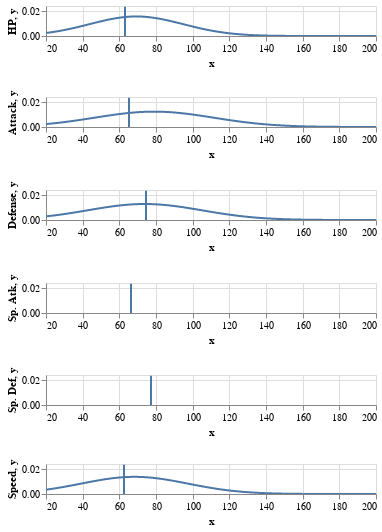

Here is the notebook cell this chart was saved with:
### Code cell
from scipy.stats import norm
from typing import Optional
from functools import reduce
Vcat = lambda R,S: R & S
Ocat = lambda C,D: C + D

class PokeDescribe: 
    def __init__(self, datf: pd.DataFrame): 
        self.HEIGHT = 30
        self.WIDTH = 330
        self.xlim = (20, 200)
        self.stats = ['HP', 'Attack', 'Defense', 
                      'Sp. Atk', 'Sp. Def', 'Speed']
        self.df = datf
        self.x = np.linspace(self.xlim[0], self.xlim[1], 1000)
        self.gaussians = {name: norm(loc=self.df[name].mean(), 
                                     scale=self.df[name].std()) 
                          for name in self.stats}
        self.bells = pd.DataFrame({**{'x': self.x}, 
                                   **{name: self.gaussians[name].pdf(self.x) 
                                      for name in self.stats}})
        self.C = alt.Chart(self.bells, 
                           height=self.HEIGHT, 
                           width=self.WIDTH
                          ).mark_line().encode(
            x='x')
        self.charts = {name: self.C.encode(y=name) for name in self.stats}
        self.BellCurves = reduce(Vcat, [self.charts[name] for name in self.stats])

class PokeDescribeNAME(PokeDescribe): 
    def __init__(self, datf: pd.DataFrame, Name: str): 
        super().__init__(datf)
        self.PSI = 50
        self.name = Name
        self.y_max = 1.5 * max([max(ls) for ls in [self.gaussians[st].pdf(self.x) for st in self.stats]])
        self.y = pd.DataFrame({'y': np.linspace(0, self.y_max, self.PSI)})
        self.D = alt.Chart(self.y).mark_line().encode(y='y')
        self.means = {st: self.df[self.df.Name==self.name][st].mean() for st in self.stats}
        self.Dcharts = {st: self.D.encode(x=alt.value(self.means[st]))
                        for st in self.stats}
        self.SHOW = reduce(Vcat, [self.charts[st] + self.Dcharts[st] for st in self.stats])

blastoise = PokeDescribeNAME(df6, "Blastoise")

['Sp. Atk', 'Sp. Def']
blastoise.SHOW

### Figure 1 — Vega-Lite specification as saved in the notebook (floating-point values rounded to 4 significant figures; data arrays with more than 128 entries replaced by an {"elided": "..."} marker saying what was removed)
{"$schema": "https://vega.github.io/schema/vega-lite/v2.6.0.json", "config": {"view": {"height": 300, "width": 400}}, "datasets": {"data-365cd8ed6ecc557638ed53e343feadd3": [{"y": 0}, {"y": 0.0004783}, {"y": 0.0009565}, {"y": 0.001435}, {"y": 0.001913}, {"y": 0.002391}, {"y": 0.00287}, {"y": 0.003348}, {"y": 0.003826}, {"y": 0.004304}, {"y": 0.004783}, {"y": 0.005261}, {"y": 0.005739}, {"y": 0.006218}, {"y": 0.006696}, {"y": 0.007174}, {"y": 0.007652}, {"y": 0.008131}, {"y": 0.008609}, {"y": 0.009087}, {"y": 0.009565}, {"y": 0.01004}, {"y": 0.01052}, {"y": 0.011}, {"y": 0.01148}, {"y": 0.01196}, {"y": 0.01244}, {"y": 0.01291}, {"y": 0.01339}, {"y": 0.01387}, {"y": 0.01435}, {"y": 0.01483}, {"y": 0.0153}, {"y": 0.01578}, {"y": 0.01626}, {"y": 0.01674}, {"y": 0.01722}, {"y": 0.0177}, {"y": 0.01817}, {"y": 0.01865}, {"y": 0.01913}, {"y": 0.01961}, {"y": 0.02009}, {"y": 0.02057}, {"y": 0.02104}, {"y": 0.02152}, {"y": 0.022}, {"y": 0.02248}, {"y": 0.02296}, {"y": 0.02344}], "data-c4adc192b0397ebc5a8beb9eddb40055": {"elided": "1000 records"}}, "vconcat": [{"layer": [{"data": {"name": "data-c4adc192b0397ebc5a8beb9eddb40055"}, "encoding": {"x": {"field": "x", "type": "quantitative"}, "y": {"field": "HP", "type": "quantitative"}}, "height": 30, "mark": "line", "selection": {"selector036": {"bind": "scales", "encodings": ["x", "y"], "mark": {"fill": "#333", "fillOpacity": 0.125, "stroke": "white"}, "on": "[mousedown, window:mouseup] > window:mousemove!", "resolve": "global", "translate": "[mousedown, window:mouseup] > window:mousemove!", "type": "interval", "zoom": "wheel!"}}, "width": 330}, {"data": {"name": "data-365cd8ed6ecc557638ed53e343feadd3"}, "encoding": {"x": {"value": 79}, "y": {"field": "y", "type": "quantitative"}}, "mark": "line"}]}, {"layer": [{"data": {"name": "data-c4adc192b0397ebc5a8beb9eddb40055"}, "encoding": {"x": {"field": "x", "type": "quantitative"}, "y": {"field": "Attack", "type": "quantitative"}}, "height": 30, "mark": "line", "selection": {"selector036": {"bind": "scales", "encodings": ["x", "y"], "mark": {"fill": "#333", "fillOpacity": 0.125, "stroke": "white"}, "on": "[mousedown, window:mouseup] > window:mousemove!", "resolve": "global", "translate": "[mousedown, window:mouseup] > window:mousemove!", "type": "interval", "zoom": "wheel!"}}, "width": 330}, {"data": {"name": "data-365cd8ed6ecc557638ed53e343feadd3"}, "encoding": {"x": {"value": 83}, "y": {"field": "y", "type": "quantitative"}}, "mark": "line"}]}, {"layer": [{"data": {"name": "data-c4adc192b0397ebc5a8beb9eddb40055"}, "encoding": {"x": {"field": "x", "type": "quantitative"}, "y": {"field": "Defense", "type": "quantitative"}}, "height": 30, "mark": "line", "selection": {"selector036": {"bind": "scales", "encodings": ["x", "y"], "mark": {"fill": "#333", "fillOpacity": 0.125, "stroke": "white"}, "on": "[mousedown, window:mouseup] > window:mousemove!", "resolve": "global", "translate": "[mousedown, window:mouseup] > window:mousemove!", "type": "interval", "zoom": "wheel!"}}, "width": 330}, {"data": {"name": "data-365cd8ed6ecc557638ed53e343feadd3"}, "encoding": {"x": {"value": 100}, "y": {"field": "y", "type": "quantitative"}}, "mark": "line"}]}, {"layer": [{"data": {"name": "data-c4adc192b0397ebc5a8beb9eddb40055"}, "encoding": {"x": {"field": "x", "type": "quantitative"}, "y": {"field": "Sp. Atk", "type": "quantitative"}}, "height": 30, "mark": "line", "selection": {"selector036": {"bind": "scales", "encodings": ["x", "y"], "mark": {"fill": "#333", "fillOpacity": 0.125, "stroke": "white"}, "on": "[mousedown, window:mouseup] > window:mousemove!", "resolve": "global", "translate": "[mousedown, window:mouseup] > window:mousemove!", "type": "interval", "zoom": "wheel!"}}, "width": 330}, {"data": {"name": "data-365cd8ed6ecc557638ed53e343feadd3"}, "encoding": {"x": {"value": 85}, "y": {"field": "y", "type": "quantitative"}}, "mark": "line"}]}, {"layer": [{"data": {"name": "data-c4adc192b0397ebc5a8beb9eddb40055"}, "encoding": {"x": {"field": "x", "type": "quantitative"}, "y": {"field": "Sp. Def", "type": "quantitative"}}, "height": 30, "mark": "line", "selection": {"selector036": {"bind": "scales", "encodings": ["x", "y"], "mark": {"fill": "#333", "fillOpacity": 0.125, "stroke": "white"}, "on": "[mousedown, window:mouseup] > window:mousemove!", "resolve": "global", "translate": "[mousedown, window:mouseup] > window:mousemove!", "type": "interval", "zoom": "wheel!"}}, "width": 330}, {"data": {"name": "data-365cd8ed6ecc557638ed53e343feadd3"}, "encoding": {"x": {"value": 105}, "y": {"field": "y", "type": "quantitative"}}, "mark": "line"}]}, {"layer": [{"data": {"name": "data-c4adc192b0397ebc5a8beb9eddb40055"}, "encoding": {"x": {"field": "x", "type": "quantitative"}, "y": {"field": "Speed", "type": "quantitative"}}, "height": 30, "mark": "line", "selection": {"selector036": {"bind": "scales", "encodings": ["x", "y"], "mark": {"fill": "#333", "fillOpacity": 0.125, "stroke": "white"}, "on": "[mousedown, window:mouseup] > window:mousemove!", "resolve": "global", "translate": "[mousedown, window:mouseup] > window:mousemove!", "type": "interval", "zoom": "wheel!"}}, "width": 330}, {"data": {"name": "data-365cd8ed6ecc557638ed53e343feadd3"}, "encoding": {"x": {"value": 78}, "y": {"field": "y", "type": "quantitative"}}, "mark": "line"}]}]}
